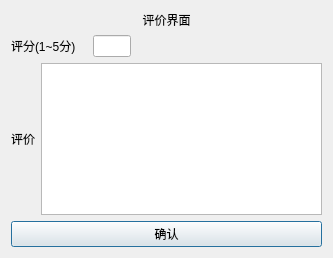
<?xml version="1.0" encoding="UTF-8"?>
<ui version="4.0">
 <class>giveComment</class>
 <widget class="QDialog" name="giveComment">
  <property name="geometry">
   <rect>
    <x>0</x>
    <y>0</y>
    <width>333</width>
    <height>258</height>
   </rect>
  </property>
  <property name="windowTitle">
   <string>Dialog</string>
  </property>
  <layout class="QVBoxLayout" name="verticalLayout">
   <item>
    <widget class="QLabel" name="label">
     <property name="text">
      <string>评价界面</string>
     </property>
     <property name="alignment">
      <set>Qt::AlignCenter</set>
     </property>
    </widget>
   </item>
   <item>
    <layout class="QHBoxLayout" name="horizontalLayout" stretch="4,2,10">
     <item>
      <widget class="QLabel" name="label_2">
       <property name="text">
        <string>评分(1~5分)</string>
       </property>
      </widget>
     </item>
     <item>
      <widget class="QLineEdit" name="line_score"/>
     </item>
     <item>
      <spacer name="horizontalSpacer">
       <property name="orientation">
        <enum>Qt::Horizontal</enum>
       </property>
       <property name="sizeHint" stdset="0">
        <size>
         <width>40</width>
         <height>20</height>
        </size>
       </property>
      </spacer>
     </item>
    </layout>
   </item>
   <item>
    <layout class="QHBoxLayout" name="horizontalLayout_2">
     <item>
      <widget class="QLabel" name="label_3">
       <property name="text">
        <string>评价</string>
       </property>
      </widget>
     </item>
     <item>
      <widget class="QTextEdit" name="text_comment"/>
     </item>
    </layout>
   </item>
   <item>
    <widget class="QPushButton" name="button_ok">
     <property name="text">
      <string>确认</string>
     </property>
    </widget>
   </item>
  </layout>
 </widget>
 <resources/>
 <connections/>
</ui>
